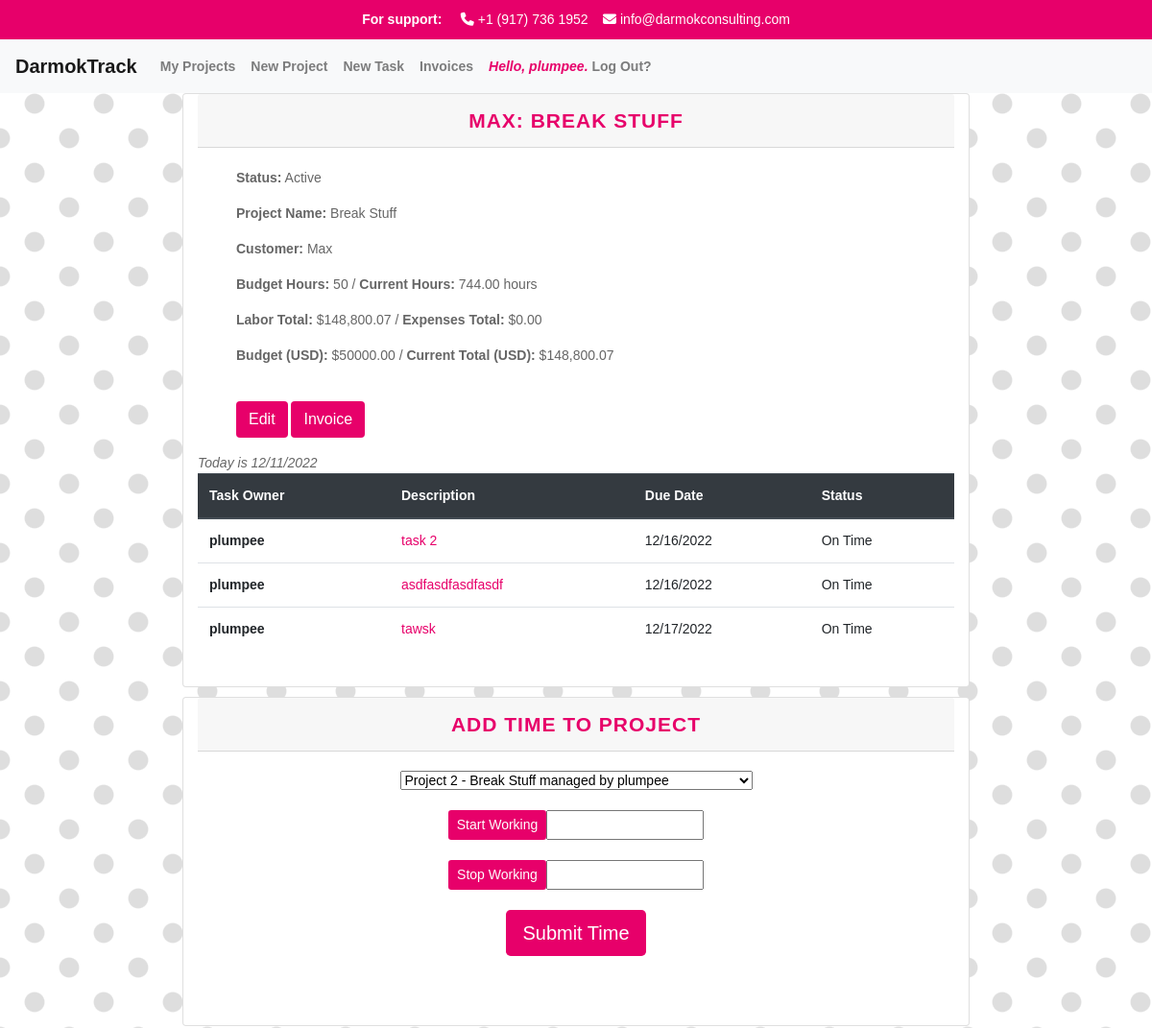
The page /project/2 (signed in, upper part) on the database as committed earlier.
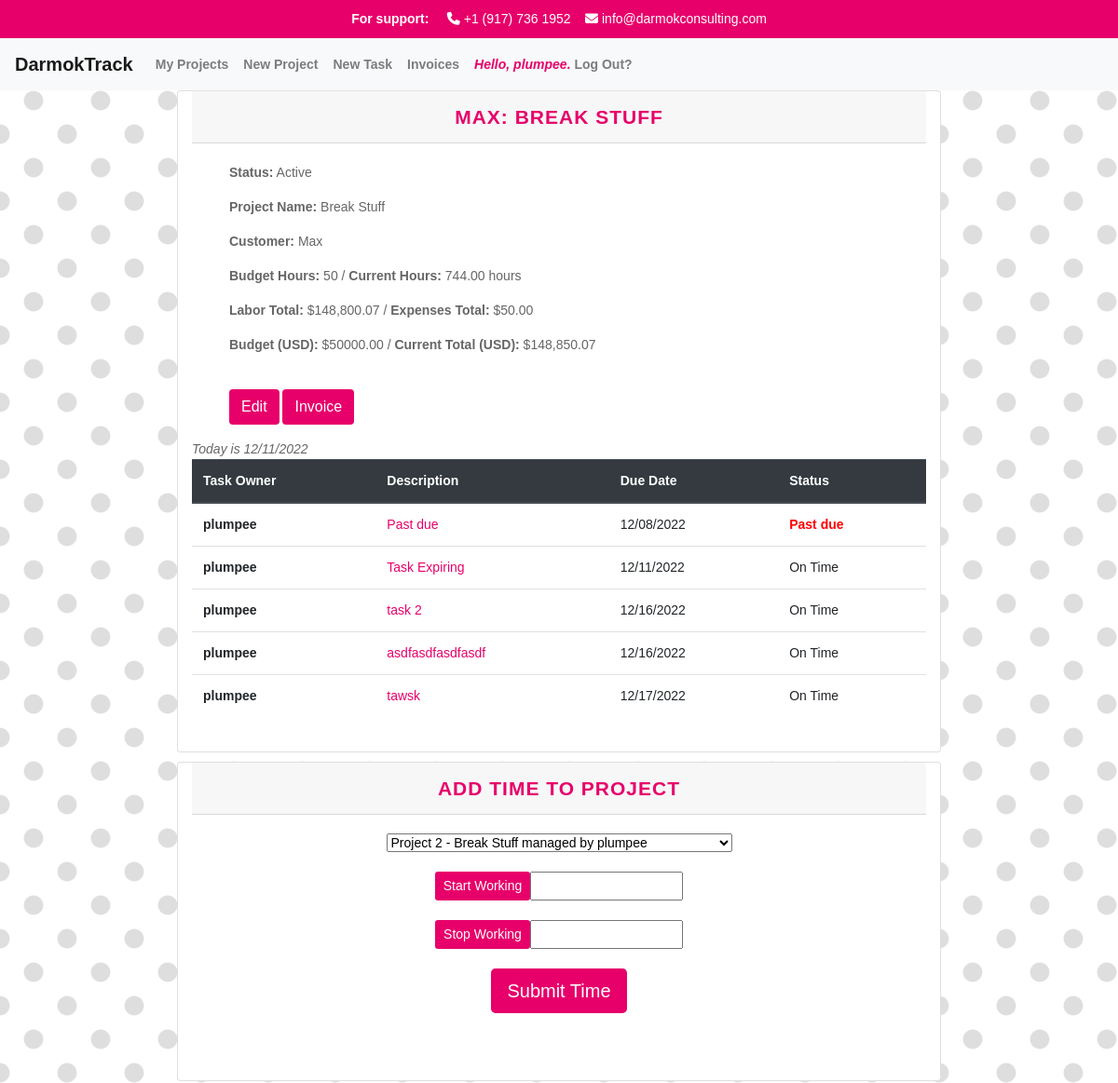
The same page on the database as committed later.
### apps/track/models.py (models this page shows, shortened)
class Project(models.Model):
    PENDING = 'pending'
    PAID = 'paid'
    CREDIT_MEMO = 'credit_memo'
    CHOICES_STATUS = {
        (PENDING, 'pending'),
        (PAID, 'paid'),
        (CREDIT_MEMO, 'credit_memo'),
    }
    project_manager = models.ForeignKey(User, related_name='project_manager', on_delete=models.CASCADE)
    name = models.CharField("Project Name", max_length=250)
    start = models.DateTimeField(auto_now_add=True)
    customer = models.CharField(max_length=250)
    budget_hours = models.IntegerField(default=0)
    budget_dollars = models.DecimalField(max_digits=10, decimal_places=2, default=0.00)
    is_active = models.BooleanField("Active", default=True)
    projects = models.ForeignKey(User, blank=True, related_name="project_list", on_delete=models.CASCADE)
    time_models = models.ManyToManyField(TimeModel, related_name='projects')
    invoice_status = models.CharField(max_length=25, choices=CHOICES_STATUS, default=PENDING)
    class Meta:
        ordering = ['-start']
    def __str__(self):
        return f"Project {self.id} - {self.name} managed by {self.project_manager.username}"
    def get_elapsed_time(self):
        elapsed_time = self.timemodel_set.all().aggregate(Sum('elapsed_time'))
        if elapsed_time['elapsed_time__sum'] is None:
            return 0
        elapsed_time_seconds = elapsed_time['elapsed_time__sum']
        elapsed_time_timedelta = timedelta(seconds=elapsed_time_seconds)
        elapsed_time_hours = elapsed_time_timedelta / timedelta(hours=1)
        return elapsed_time_hours

class ProjectTask(models.Model):
    TODO = 'todo'
    COMPLETE = 'complete'
    CANCELED = 'canceled'
    CHOICES_STATUS = {
        (TODO, 'todo'),
        (COMPLETE, 'complete'),
        (CANCELED, 'canceled'),
    }
    project = models.ForeignKey(Project, related_name="tasks", on_delete=models.CASCADE)
    description = models.CharField("Task Description", max_length=250)
    task_owner = models.ForeignKey(User, related_name='task_owner', on_delete=models.CASCADE)
    created = models.DateTimeField(auto_now_add=True)
    status = models.CharField(max_length=25, choices=CHOICES_STATUS, default=TODO)
    due_date = models.DateTimeField(default=default_future)
    class Meta:
        ordering = ['due_date']

class User(AbstractUser):
    def __str__(self):
        return self.username

### apps/track/views.py (the view, shortened to what this page needs)
# urls.py: path("project/<int:id>", views.project, name="project"),
def project(request, id):
    projects = Project.objects.filter(id=id)
    project = Project.objects.get(id=id)
    time_models = project.time_models.all()
    form = AddTaskForm(initial={'project': project})
    timeform = TimeForm(initial={'project': project})
    tasks = ProjectTask.objects.filter(project=project)
    expenseform = ExpenseForm(initial={'project': project})
    expenses = Expense.objects.filter(project=project)
    total_expenses = sum([expense.amount for expense in expenses])
    tasks_todo = ProjectTask.objects.filter(project=project, status=ProjectTask.TODO)
    tasks_complete = ProjectTask.objects.filter(project=project, status=ProjectTask.COMPLETE)
    tasks_canceled = ProjectTask.objects.filter(project=project, status=ProjectTask.CANCELED)
    elapsed_time = project.get_elapsed_time()
    elapsed_time = Decimal(elapsed_time)
    project_total = elapsed_time * 200 + total_expenses
    return render(request, "track/project.html", {
        "projects": projects,
        "id": id,
        "tasks_todo": tasks_todo,
        "tasks_complete": tasks_complete,
        "tasks_canceled": tasks_canceled,
        "form": form,
        "timeform": timeform,
        "project": project,
        "time_models": time_models,
        "elapsed_time": elapsed_time,
        "tasks": tasks,
        "expenseform": expenseform,
        "expenses": expenses,
        "total_expenses": total_expenses,
        "project_total": project_total,
    })

### apps/track/forms.py
class AddTaskForm(forms.ModelForm):
    class Meta:
        model = ProjectTask
        fields =('project', 'description', 'task_owner', 'due_date',)
        labels = {
            'project': ('Project'),
            'description': ('Task Description'),
            'task_owner': ('Responsible'),
            'due_date': ('Due Date'),
        }
        widgets = {
            'description': forms.Textarea(attrs={'rows': 1}),
        }

class TimeForm(forms.ModelForm):
    class Meta:
        model = TimeModel
        fields = ('start_time', 'end_time', 'project', )
        widgets = {
            'start_time': forms.TextInput(attrs={'id': 'start_time'}),
            'end_time': forms.TextInput(attrs={'id': 'end_time'}),
            'project': Select(),
        }
    project = forms.ModelChoiceField(queryset=Project.objects.all())

### apps/track/models.py (called while the page is built)
def default_future():
        return timezone.now() + timezone.timedelta(days=7)

### apps/track/templates/track/project.html (shortened to what the changed rows need)
{% extends 'track/layout.html' %}
{% load mathfilters %}
{% load humanize %}
{% load static %}
{% block body %}
    {% if user.is_authenticated %}
        <div class="row">
        {% for project in projects %}
        <div class="card col-sm-8">
            <div class="card-header">
                <h3 class="card-title mb-0">
                    {{ project.customer }}: {{ project.name }}
                </h3>
            </div>
                    <br>
                    <ul><strong>Status:</strong>
                        {% if project.is_active %}
                        Active
                        {% else %}
                        <div class="inactive">
                            Inactive
                        </div>
                        {% endif %}
                    </ul>
                    <ul><strong>Project Name:</strong> {{ project.name }}</ul>
                    <ul><strong>Customer:</strong> {{ project.customer }}</ul>
                    <ul><strong>Budget Hours:</strong> {{ project.budget_hours }} / <strong>Current Hours:</strong>
                        {{ elapsed_time|floatformat:2 }} hours</ul>
                    <ul><strong>Labor Total:</strong> ${{ elapsed_time|mul:200|floatformat:2|intcomma }} / <strong>Expenses Total:</strong> ${{ total_expenses|floatformat:2|intcomma }}</ul>
                    <ul><strong>Budget (USD):</strong> ${{ project.budget_dollars }} / <strong>Current Total (USD):</strong> ${{ project_total|floatformat:2|intcomma }}
                    </ul>
                    <br>
                    {% if project.is_active %}
                    <ul>
                        <a href="{% url 'edit_project' project.id %}" data-id="{{ project.id }}"><button type="button" class="btn btn-darmok">Edit</button></a>
                        <a href="{% url 'invoice' project_id=project.id %}" data-id="{{ project.id }}"><button type="button" class="btn btn-darmok">Invoice</button></a>
                    </ul>
                    {% else %}
                    <ul>
                        <button type="button" class="btn btn-secondary" disabled>Edit</button>
                        <a href="{% url 'invoice' project_id=project.id %}" data-id="{{ project.id }}"><button type="button" class="btn btn-darmok">Invoice</button></a>
                    </ul>
                    {% endif %}
                    {% if tasks_todo %}
                                <em>Today is {% now "SHORT_DATE_FORMAT" %}</em>
                                <table class="table">
                                    <thead class="thead-dark">
                                        <tr>
                                            <th scope="col">Task Owner</th>
                                            <th scope="col">Description</th>
                                            <th scope="col">Due Date</th>
                                            <th scope="col">Status</th>
                                        </tr>
                                    </thead>
                                    {% for task in tasks_todo %}
                                        <tr>
                                            <th scope="row">{{ task.task_owner }}</th>
                                            <td><a href="{% url 'update_task' task.pk %}">{{ task.description }}</a></td>
                                            <td>{{ task.due_date|date:"SHORT_DATE_FORMAT" }}</td>
                                            {% now "Y-m-d" as todays_date %}{% if todays_date > task.due_date|date:"Y-m-d" %}
                                            <td id="alert">Past due</id>{% else %}<td>On Time{% endif %}</td>
                                        </tr>
                                        {% endfor %}
                                    </table>
                                {% endif %}
                                <br>
                </div>
                <div class="card col-sm-8">
                    <div class="card-header">
                        <h3 class="card-title mb-0">
                            Add Time to Project
                        </h3>
                    </div>
                    <div class="{% if project.is_active %}card-body{% else %}card-body bg-inactive{% endif %}">
                        <form action="" method="post">
                            <div class="row justify-content-center">
                            {{ timeform.project }}
                            </div>
                            <br>
                            <div class="row justify-content-center">
                            <input type="button" class="btn btn-darmok btn-sm" value="Start Working" onclick="addCurrentTime('start_time')" /> {{ timeform.start_time }}
                            </div>
                            <br>
                            <div class="row justify-content-center">
                            <input type="button" class="btn btn-darmok btn-sm" value="Stop Working" onclick="addCurrentTime('end_time')" /> {{ timeform.end_time }}
                            </div>
                            <br>
                            <div class="row justify-content-center">
                            <button type="submit" class="btn btn-darmok btn-lg center" value="Submit">Submit Time</button>
                            </div>
                        </form>
                        <br>
                        <br>
                    </div>
                </div>
                </div>
        {% endfor %}
    </div>
    {% endif %}
{% endblock %}

Rows that differ between the two databases and show on the page:
computed for Project "MAX": budget_hours "0.00" → "50.00"; project_total "148,800.07" → "148,850.07"
added ProjectTask: task_owner "plumpee", description "Past due", due_date "12/08/2022"
added ProjectTask: task_owner "plumpee", description "Task Expiring", due_date "12/11/2022", shows "On Time"
